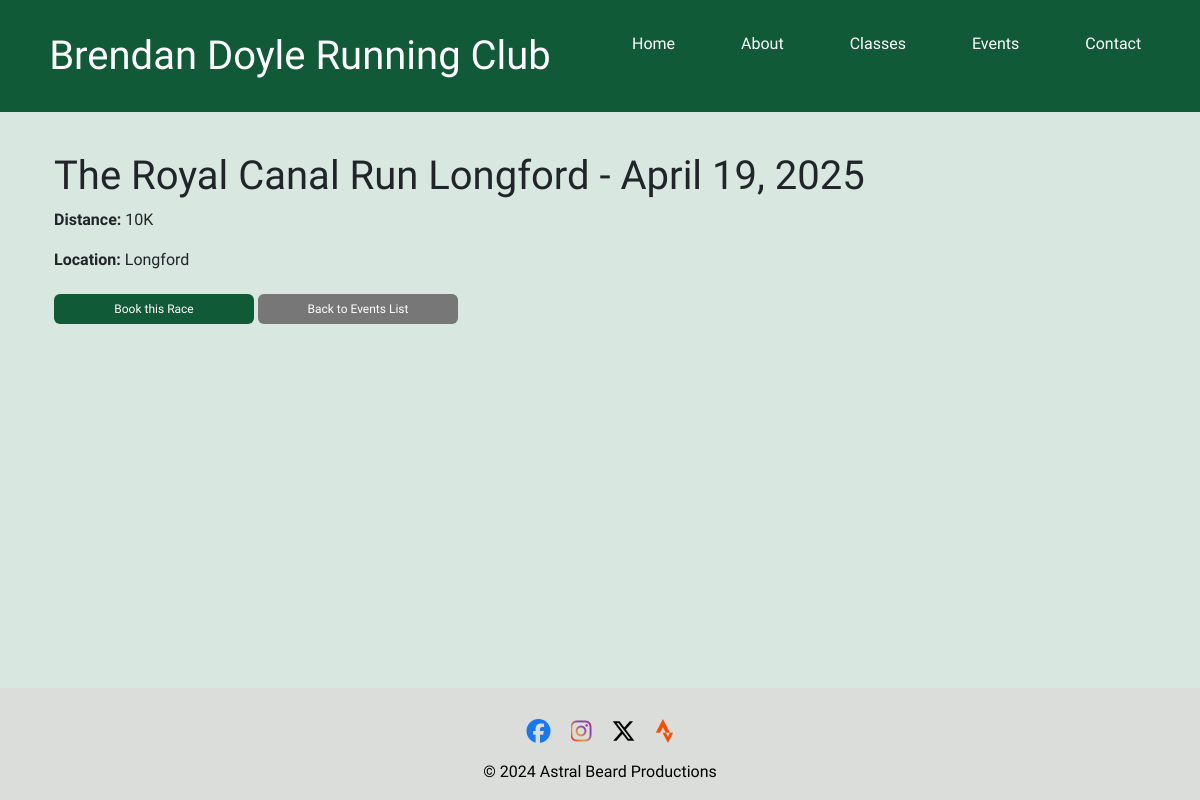
The app's page /events/2/ with its own data.
### events/models.py (models this page shows, shortened)
class RaceEvent(models.Model):
    DISTANCE_CHOICES = [
        ('10K', '10K'),
        ('HM', 'Half Marathon'),
        ('M', 'Marathon'),
        ('53K', '53K Ultra'),
    ]
    name = models.CharField(max_length=255, default='The Royal Canal Run Longford')
    year = models.IntegerField()
    date = models.DateField()
    distance = models.CharField(max_length=3, choices=DISTANCE_CHOICES)
    location = models.CharField(max_length=255, default='Longford')
    description = models.TextField(blank=True, null=True)

### events/views.py (the view)
# urls.py: path('<int:event_id>/', views.event_detail, name='event_detail'),
def event_detail(request, event_id):
    event = get_object_or_404(RaceEvent, pk=event_id)
    return render(request, 'events/event_detail.html', {'event': event})

### events/templates/events/event_detail.html (shortened to what this page needs)
{% extends 'base.html' %}
{% block content %}
<div class="container section-content">
    <div class="event-detail">
        <h1>{{ event.name }} - {{ event.date }}</h1>
        <p><strong>Distance:</strong> {{ event.get_distance_display }}</p>
        <p><strong>Location:</strong> {{ event.location }}</p>
        <a href="{% url 'book_race' event.id %}" class="btn btn-primary">Book this Race</a>
        <a href="{% url 'events_list' %}" class="btn btn-secondary">Back to Events List</a>
    </div>
</div>
{% endblock %}

### static/css/style.css (style rules this page uses)
body { font-family: Kanit, sans-serif; background-color: #d8e7e0; margin: 0; padding: 0; display: flex; flex-direction: column; min-height: 100vh; }
.btn { width: 100%; max-width: 200px; padding: 6px; font-size: 12px; margin-top: 6px; cursor: pointer; transition: background-color 0.3s ease; }
.btn-primary { background-color: #115a38; border: none; color: #ffffff; }
.btn-secondary { background-color: #777777; border: none; color: #ffffff; }

### records on screen
RaceEvent: name "The Royal Canal Run Longford", date "April 19, 2025", distance "10K", location "Longford"
